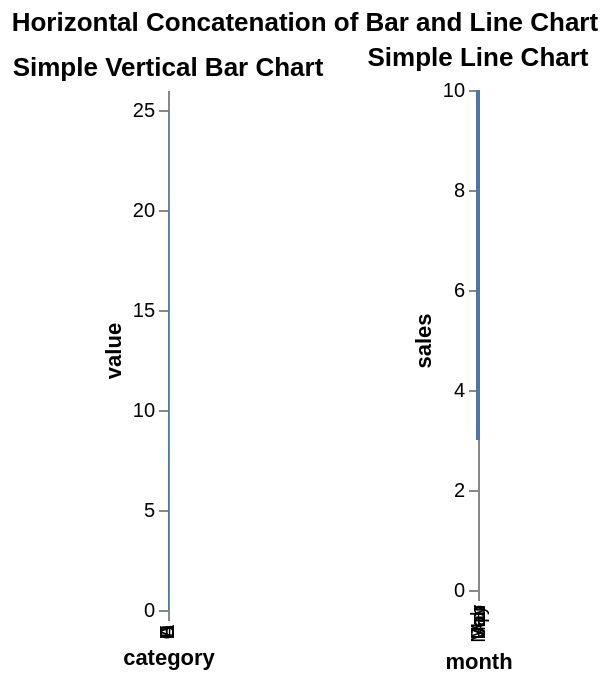

This figure's Vega-Lite source:
### Vega-Lite specification from a JSON file in a GitHub repository (floating-point values rounded to 4 significant figures)
{"$schema": "https://vega.github.io/schema/vega-lite/v5.20.1.json", "config": {"view": {"continuousHeight": 300, "continuousWidth": 300}}, "data": {"name": "data-da9a454df0df8e8c843a0e21b04bad6c"}, "datasets": {"data-da9a454df0df8e8c843a0e21b04bad6c": [{"category": "A", "month": "Jan", "sales": 3, "value": 10}, {"category": "B", "month": "Feb", "sales": 7, "value": 15}, {"category": "C", "month": "Mar", "sales": 5, "value": 8}, {"category": "D", "month": "Apr", "sales": 10, "value": 20}, {"category": "E", "month": "May", "sales": 8, "value": 25}]}, "hconcat": [{"encoding": {"x": {"field": "category", "type": "nominal"}, "y": {"field": "value", "type": "quantitative"}}, "height": 260, "mark": {"type": "bar"}, "title": "Simple Vertical Bar Chart", "width": "container"}, {"encoding": {"x": {"field": "month", "type": "nominal"}, "y": {"field": "sales", "type": "quantitative"}}, "height": 250, "mark": {"type": "line"}, "title": "Simple Line Chart", "width": "container"}], "title": "Horizontal Concatenation of Bar and Line Chart"}
